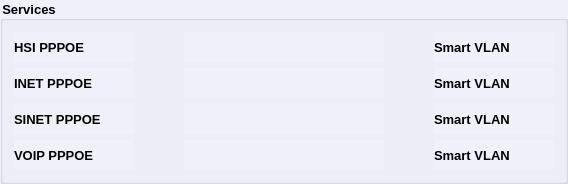
                   <widget class="QGroupBox" name="servicesGB">
                    <property name="minimumSize">
                     <size>
                      <width>0</width>
                      <height>0</height>
                     </size>
                    </property>
                    <property name="font">
                     <font>
                      <family>Tahoma</family>
                      <pointsize>10</pointsize>
                      <bold>true</bold>
                     </font>
                    </property>
                    <property name="styleSheet">
                     <string notr="true">background-color: rgb(240, 240, 250);</string>
                    </property>
                    <property name="title">
                     <string>Services</string>
                    </property>
                    <layout class="QVBoxLayout" name="verticalLayout_5">
                     <item>
                      <layout class="QHBoxLayout" name="horizontalLayout_16">
                       <property name="spacing">
                        <number>50</number>
                       </property>
                       <item>
                        <widget class="QLabel" name="label_29">
                         <property name="minimumSize">
                          <size>
                           <width>120</width>
                           <height>30</height>
                          </size>
                         </property>
                         <property name="maximumSize">
                          <size>
                           <width>120</width>
                           <height>30</height>
                          </size>
                         </property>
                         <property name="font">
                          <font>
                           <family>Tahoma</family>
                           <pointsize>10</pointsize>
                           <bold>true</bold>
                          </font>
                         </property>
                         <property name="text">
                          <string>HSI PPPOE</string>
                         </property>
                        </widget>
                       </item>
                       <item>
                        <widget class="QLabel" name="pppoeLbl">
                         <property name="sizePolicy">
                          <sizepolicy hsizetype="Expanding" vsizetype="Preferred">
                           <horstretch>0</horstretch>
                           <verstretch>0</verstretch>
                          </sizepolicy>
                         </property>
                         <property name="minimumSize">
                          <size>
                           <width>200</width>
                           <height>30</height>
                          </size>
                         </property>
                         <property name="maximumSize">
                          <size>
                           <width>200</width>
                           <height>30</height>
                          </size>
                         </property>
                         <property name="font">
                          <font>
                           <family>Tahoma</family>
                           <pointsize>10</pointsize>
                           <bold>true</bold>
                          </font>
                         </property>
                         <property name="styleSheet">
                          <string notr="true">color: rgb(85, 0, 127);</string>
                         </property>
                         <property name="text">
                          <string/>
                         </property>
                        </widget>
                       </item>
                       <item>
                        <widget class="QLabel" name="hsiVlanLbl">
                         <property name="sizePolicy">
                          <sizepolicy hsizetype="Expanding" vsizetype="Preferred">
                           <horstretch>0</horstretch>
                           <verstretch>0</verstretch>
                          </sizepolicy>
                         </property>
                         <property name="minimumSize">
                          <size>
                           <width>120</width>
                           <height>30</height>
                          </size>
                         </property>
                         <property name="maximumSize">
                          <size>
                           <width>2000</width>
                           <height>30</height>
                          </size>
                         </property>
                         <property name="font">
                          <font>
                           <family>Tahoma</family>
                           <pointsize>10</pointsize>
                           <bold>true</bold>
                          </font>
                         </property>
                         <property name="text">
                          <string>Smart VLAN</string>
                         </property>
                        </widget>
                       </item>
                      </layout>
                     </item>
                     <item>
                      <layout class="QHBoxLayout" name="horizontalLayout_9">
                       <property name="spacing">
                        <number>50</number>
                       </property>
                       <item>
                        <widget class="QLabel" name="label_15">
                         <property name="minimumSize">
                          <size>
                           <width>120</width>
                           <height>30</height>
                          </size>
                         </property>
                         <property name="maximumSize">
                          <size>
                           <width>120</width>
                           <height>30</height>
                          </size>
                         </property>
                         <property name="font">
                          <font>
                           <family>Tahoma</family>
                           <pointsize>10</pointsize>
                           <bold>true</bold>
                          </font>
                         </property>
                         <property name="text">
                          <string>INET PPPOE</string>
                         </property>
                        </widget>
                       </item>
                       <item>
                        <widget class="QLabel" name="inetLbl">
                         <property name="sizePolicy">
                          <sizepolicy hsizetype="Expanding" vsizetype="Preferred">
                           <horstretch>0</horstretch>
                           <verstretch>0</verstretch>
                          </sizepolicy>
                         </property>
                         <property name="minimumSize">
                          <size>
                           <width>200</width>
                           <height>30</height>
                          </size>
                         </property>
                         <property name="maximumSize">
                          <size>
                           <width>200</width>
                           <height>30</height>
                          </size>
                         </property>
                         <property name="font">
                          <font>
                           <family>Tahoma</family>
                           <pointsize>10</pointsize>
                           <bold>true</bold>
                          </font>
                         </property>
                         <property name="styleSheet">
                          <string notr="true">color: rgb(85, 0, 127);</string>
                         </property>
                         <property name="text">
                          <string/>
                         </property>
                        </widget>
                       </item>
                       <item>
                        <widget class="QLabel" name="inetVlanLbl">
                         <property name="sizePolicy">
                          <sizepolicy hsizetype="Expanding" vsizetype="Preferred">
                           <horstretch>0</horstretch>
                           <verstretch>0</verstretch>
                          </sizepolicy>
                         </property>
                         <property name="minimumSize">
                          <size>
                           <width>120</width>
                           <height>30</height>
                          </size>
                         </property>
                         <property name="maximumSize">
                          <size>
                           <width>2000</width>
                           <height>30</height>
                          </size>
                         </property>
                         <property name="font">
                          <font>
                           <family>Tahoma</family>
                           <pointsize>10</pointsize>
                           <bold>true</bold>
                          </font>
                         </property>
                         <property name="text">
                          <string>Smart VLAN</string>
                         </property>
                        </widget>
                       </item>
                      </layout>
                     </item>
                     <item>
                      <layout class="QHBoxLayout" name="horizontalLayout_15">
                       <property name="spacing">
                        <number>50</number>
                       </property>
                       <item>
                        <widget class="QLabel" name="label_27">
                         <property name="minimumSize">
                          <size>
                           <width>120</width>
                           <height>30</height>
                          </size>
                         </property>
                         <property name="maximumSize">
                          <size>
                           <width>120</width>
                           <height>30</height>
                          </size>
                         </property>
                         <property name="font">
                          <font>
                           <family>Tahoma</family>
                           <pointsize>10</pointsize>
                           <bold>true</bold>
                          </font>
                         </property>
                         <property name="text">
                          <string>SINET PPPOE</string>
                         </property>
                        </widget>
                       </item>
                       <item>
                        <widget class="QLabel" name="sinetLbl">
                         <property name="sizePolicy">
                          <sizepolicy hsizetype="Expanding" vsizetype="Preferred">
                           <horstretch>0</horstretch>
                           <verstretch>0</verstretch>
                          </sizepolicy>
                         </property>
                         <property name="minimumSize">
                          <size>
                           <width>200</width>
                           <height>30</height>
                          </size>
                         </property>
                         <property name="maximumSize">
                          <size>
                           <width>200</width>
                           <height>30</height>
                          </size>
                         </property>
                         <property name="font">
                          <font>
                           <family>Tahoma</family>
                           <pointsize>10</pointsize>
                           <bold>true</bold>
                          </font>
                         </property>
                         <property name="styleSheet">
                          <string notr="true">color: rgb(85, 0, 127);</string>
                         </property>
                         <property name="text">
                          <string/>
                         </property>
                        </widget>
                       </item>
                       <item>
                        <widget class="QLabel" name="sinetVlanLbl">
                         <property name="sizePolicy">
                          <sizepolicy hsizetype="Expanding" vsizetype="Preferred">
                           <horstretch>0</horstretch>
                           <verstretch>0</verstretch>
                          </sizepolicy>
                         </property>
                         <property name="minimumSize">
                          <size>
                           <width>120</width>
                           <height>30</height>
                          </size>
                         </property>
                         <property name="maximumSize">
                          <size>
                           <width>2000</width>
                           <height>30</height>
                          </size>
                         </property>
                         <property name="font">
                          <font>
                           <family>Tahoma</family>
                           <pointsize>10</pointsize>
                           <bold>true</bold>
                          </font>
                         </property>
                         <property name="text">
                          <string>Smart VLAN</string>
                         </property>
                        </widget>
                       </item>
                      </layout>
                     </item>
                     <item>
                      <layout class="QHBoxLayout" name="horizontalLayout_10">
                       <property name="spacing">
                        <number>50</number>
                       </property>
                       <item>
                        <widget class="QLabel" name="label_17">
                         <property name="minimumSize">
                          <size>
                           <width>120</width>
                           <height>30</height>
                          </size>
                         </property>
                         <property name="maximumSize">
                          <size>
                           <width>120</width>
                           <height>30</height>
                          </size>
                         </property>
                         <property name="font">
                          <font>
                           <family>Tahoma</family>
                           <pointsize>10</pointsize>
                           <bold>true</bold>
                          </font>
                         </property>
                         <property name="text">
                          <string>VOIP PPPOE</string>
                         </property>
                        </widget>
                       </item>
                       <item>
                        <widget class="QLabel" name="voipLbl">
                         <property name="sizePolicy">
                          <sizepolicy hsizetype="Expanding" vsizetype="Preferred">
                           <horstretch>0</horstretch>
                           <verstretch>0</verstretch>
                          </sizepolicy>
                         </property>
                         <property name="minimumSize">
                          <size>
                           <width>200</width>
                           <height>30</height>
                          </size>
                         </property>
                         <property name="maximumSize">
                          <size>
                           <width>200</width>
                           <height>30</height>
                          </size>
                         </property>
                         <property name="font">
                          <font>
                           <family>Tahoma</family>
                           <pointsize>10</pointsize>
                           <bold>true</bold>
                          </font>
                         </property>
                         <property name="styleSheet">
                          <string notr="true">color: rgb(85, 0, 127);</string>
                         </property>
                         <property name="text">
                          <string/>
                         </property>
                        </widget>
                       </item>
                       <item>
                        <widget class="QLabel" name="voipVlanLbl">
                         <property name="sizePolicy">
                          <sizepolicy hsizetype="Expanding" vsizetype="Preferred">
                           <horstretch>0</horstretch>
                           <verstretch>0</verstretch>
                          </sizepolicy>
                         </property>
                         <property name="minimumSize">
                          <size>
                           <width>120</width>
                           <height>30</height>
                          </size>
                         </property>
                         <property name="maximumSize">
                          <size>
                           <width>2000</width>
                           <height>30</height>
                          </size>
                         </property>
                         <property name="font">
                          <font>
                           <family>Tahoma</family>
                           <pointsize>10</pointsize>
                           <bold>true</bold>
                          </font>
                         </property>
                         <property name="text">
                          <string>Smart VLAN</string>
                         </property>
                        </widget>
                       </item>
                      </layout>
                     </item>
                    </layout>
                   </widget>
